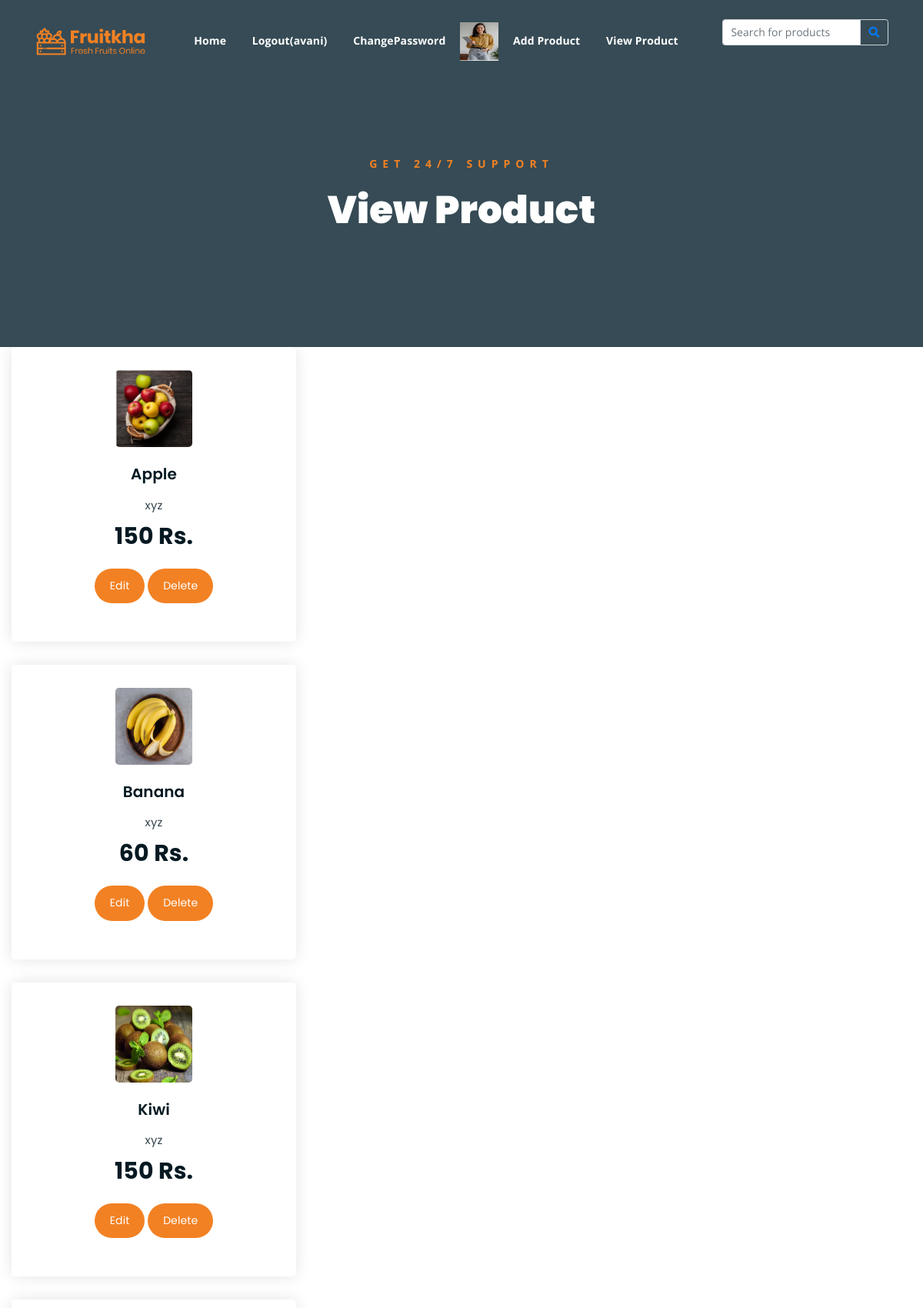
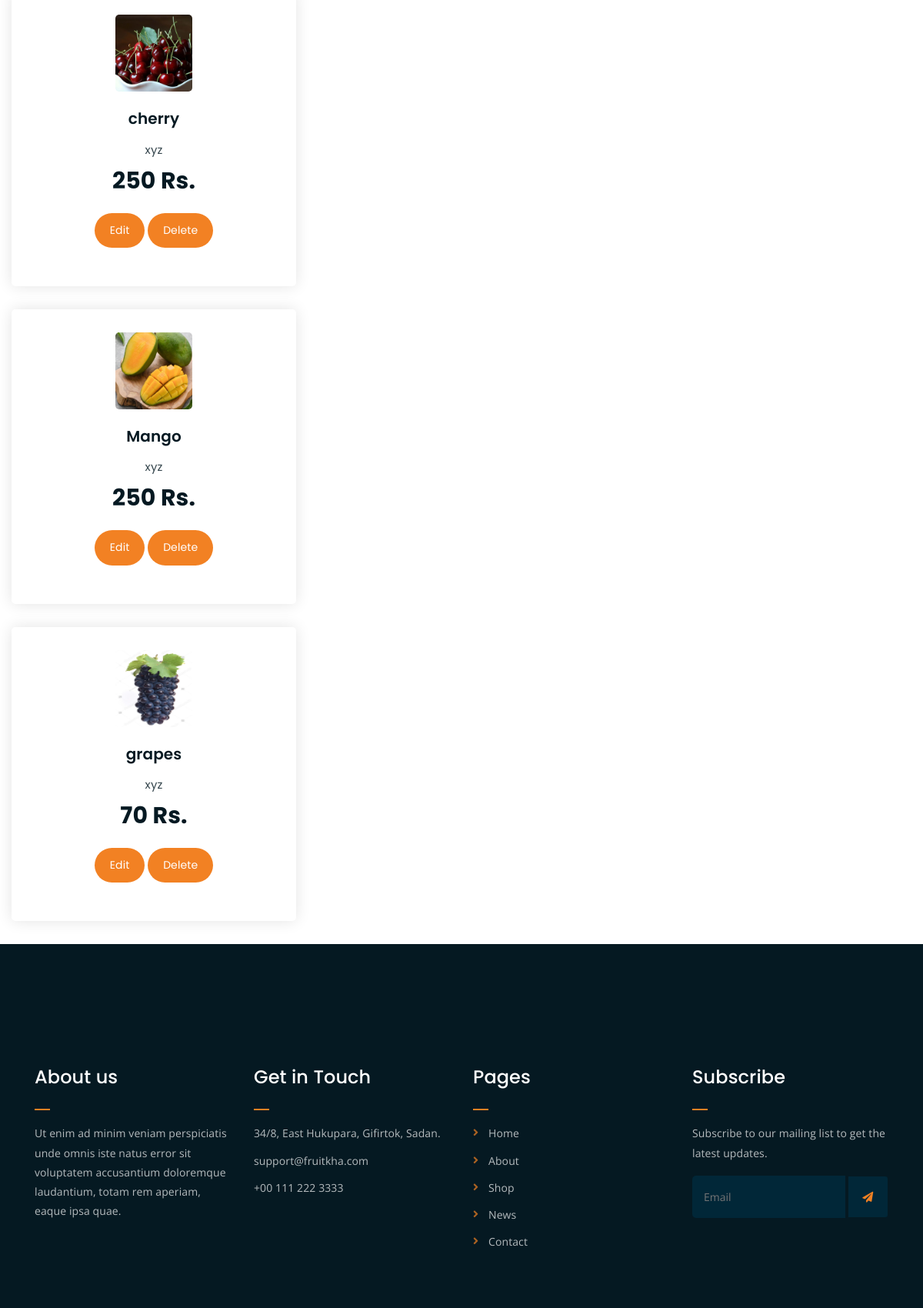
Screenshot of /viewp/ (signed in, upper part) with the database file from the repository (2 pictures, top to bottom).
### myapp/models.py (models this page shows, shortened)
class User(models.Model):
    usertype=models.CharField(max_length=20,default="buyer")
    email=models.EmailField()
    name=models.CharField(max_length=20)
    mobile=models.PositiveIntegerField()
    password=models.CharField(max_length=20)
    profile=models.ImageField(default="",upload_to="picture/")

class Addproduct(models.Model):
    category=(
        ("apple","apple"),
        ("banana","banana"),
        ("kiwi","kiwi"),
        ("cherry","cherry"),
        ("mango","mango"),
        ("grapes","grapes"),
    )
    pcategory=models.CharField(max_length=20,choices=category,null=True)
    seller=models.ForeignKey(User,on_delete=models.CASCADE)
    pname=models.CharField(max_length=100)
    pbrand=models.CharField(max_length=100)
    pdesc=models.CharField(max_length=200)
    pprice=models.PositiveIntegerField()
    pimg=models.ImageField(default="",upload_to="addpicture/")

### myapp/views.py (the view)
# urls.py: path('viewp/',views.viewp,name='viewp'),
def viewp(request):
    seller=User.objects.get(email=request.session['email'])
    product=Addproduct.objects.filter(seller=seller)
    return render(request,'viewp.html',{'product':product})

### myapp/templates/viewp.html (shortened to what this page needs)
{% extends 'sheader.html' %}
{% load static %}
{% block content %}
	<div class="breadcrumb-section breadcrumb-bg">
		<div class="container">
			<div class="row">
				<div class="col-lg-8 offset-lg-2 text-center">
					<div class="breadcrumb-text">
						<p>Get 24/7 Support</p>
						<h1>View Product</h1>
					</div>
				</div>
			</div>
		</div>
	</div>
    {% for i in product %}
	<div class="col-lg-4 col-md-6 text-center strawberry" >
        <div class="single-product-item" >
            <div class="product-image">
                <a href=""><img src="{{i.pimg.url}}" style="height:100px; width:100px;" alt=""></a>
            </div>
            <h3>{{i.pname}}</h3>
            <p class="product-price"><span>{{i.pbrand}}</span> {{i.pprice}} Rs. </p>
            <a href="{% url 'editp' pk=i.pk %}" class="cart-btn"></i> Edit</a>
            <a href="{% url 'deletep' pk=i.pk %}" class="cart-btn"></i> Delete</a>
        </div>
    </div>
    {% endfor %}
{% endblock %}

### myapp/templates/sheader.html (shortened to what this page needs)
{% load static %}
<!DOCTYPE html>
<html lang="en">
<head>
	<link rel="stylesheet" href="{% static 'assets/css/all.min.css' %}">
	<link rel="stylesheet" href="{% static 'assets/bootstrap/css/bootstrap.min.css' %}">
	<link rel="stylesheet" href="{% static 'assets/css/owl.carousel.css' %}">
	<link rel="stylesheet" href="{% static 'assets/css/magnific-popup.css' %}">
	<link rel="stylesheet" href="{% static 'assets/css/animate.css' %}">
	<link rel="stylesheet" href="{% static 'assets/css/meanmenu.min.css' %}">
	<link rel="stylesheet" href="{% static 'assets/css/main.css' %}">
	<link rel="stylesheet" href="{% static 'assets/css/responsive.css' %}">
</head>
<body>
	<div class="top-header-area" id="sticker">
		<div class="container">
			<div class="row">
				<div class="col-lg-12 col-sm-12 text-center">
					<div class="main-menu-wrap">
						<div class="site-logo">
							<a href="index.html">
								<img src="{% static 'assets/img/logo.png' %}" alt="">
							</a>
						</div>
						<nav class="main-menu">
							<ul>
								<li><a href="{% url 'index' %}">Home</a></li>
                                {% if request.session.email %}
                                <li><a href="{% url 'logout' %}">Logout({{request.session.name}})</a></li>
                                <li><a href="{% url 'changepass' %}">ChangePassword</a></li>
								<a href="{% url 'profile' %}"><img src="{{request.session.profile}}" style="width:50px;height:50px;"></a>
                                {% else %}
                                <li><a href="{% url 'signup' %}">Signup</a></li>
                                <li><a href="{% url 'login' %}">Login</a></li>
                                {% endif %}
                                <li><a href="{% url 'add' %}">Add Product</a></li>
                                <li><a href="{% url 'viewp' %}">View Product</a></li>
								<li><form action="{% url 'searchproduct' %}" method="get">
									<div class="input-group">
										<input type="text" class="form-control" name="q" placeholder="Search for products">
										<div class="input-group-append">
											<span class="input-group-text bg-transparent text-primary">
												<i class="fa fa-search"></i>
											</span>
										</div>
									</div>
								</form></li>
							</ul>
						</nav>
					</div>
				</div>
			</div>
		</div>
	</div>
{% block content %}
{% endblock %}
	<div class="footer-area">
		<div class="container">
			<div class="row">
				<div class="col-lg-3 col-md-6">
					<div class="footer-box about-widget">
						<h2 class="widget-title">About us</h2>
						<p>Ut enim ad minim veniam perspiciatis unde omnis iste natus error sit voluptatem accusantium doloremque laudantium, totam rem aperiam, eaque ipsa quae.</p>
					</div>
				</div>
				<div class="col-lg-3 col-md-6">
					<div class="footer-box get-in-touch">
						<h2 class="widget-title">Get in Touch</h2>
						<ul>
							<li>34/8, East Hukupara, Gifirtok, Sadan.</li>
							<li>support@fruitkha.com</li>
							<li>+00 111 222 3333</li>
						</ul>
					</div>
				</div>
				<div class="col-lg-3 col-md-6">
					<div class="footer-box pages">
						<h2 class="widget-title">Pages</h2>
						<ul>
							<li><a href="index.html">Home</a></li>
							<li><a href="about.html">About</a></li>
							<li><a href="services.html">Shop</a></li>
							<li><a href="news.html">News</a></li>
							<li><a href="contact.html">Contact</a></li>
						</ul>
					</div>
				</div>
				<div class="col-lg-3 col-md-6">
					<div class="footer-box subscribe">
						<h2 class="widget-title">Subscribe</h2>
						<p>Subscribe to our mailing list to get the latest updates.</p>
						<form action="index.html">
							<input type="email" placeholder="Email">
							<button type="submit"><i class="fas fa-paper-plane"></i></button>
						</form>
					</div>
				</div>
			</div>
		</div>
	</div>
</body>
</html>

### rows the page displays
User: session.name "avani"
Addproduct: pimg (picture), pname "Apple", pbrand "xyz", pprice "150"
Addproduct: pimg (picture), pname "Banana", pbrand "xyz", pprice "60"
Addproduct: pimg (picture), pname "Kiwi", pbrand "xyz", pprice "150"
Addproduct: pimg (picture), pname "cherry", pbrand "xyz", pprice "250"
Addproduct: pimg (picture), pname "Mango", pbrand "xyz", pprice "250"
Addproduct: pimg (picture), pname "grapes", pbrand "xyz", pprice "70"
